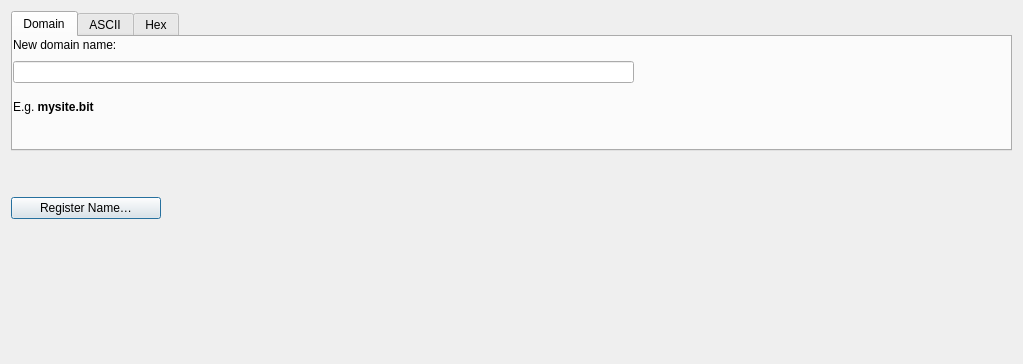
<?xml version="1.0" encoding="UTF-8"?>
<ui version="4.0">
 <class>BuyNamesPage</class>
 <widget class="QWidget" name="BuyNamesPage">
  <property name="geometry">
   <rect>
    <x>0</x>
    <y>0</y>
    <width>1023</width>
    <height>364</height>
   </rect>
  </property>
      <!--
  <layout class="QHBoxLayout" name="horizontalLayout">
   <item>
    <widget class="QFrame" name="frame2">
     <property name="sizePolicy">
      <sizepolicy hsizetype="Preferred" vsizetype="Expanding">
       <horstretch>0</horstretch>
       <verstretch>0</verstretch>
      </sizepolicy>
     </property>
     <property name="frameShape">
      <enum>QFrame::StyledPanel</enum>
     </property>
     <property name="frameShadow">
      <enum>QFrame::Sunken</enum>
     </property>
     -->
  <layout class="QVBoxLayout" name="verticalLayout">
   <item>
    <widget class="QTabWidget" name="tabWidget">
     <property name="minimumSize">
      <size>
       <width>0</width>
       <height>140</height>
      </size>
     </property>
     <property name="maximumSize">
      <size>
       <width>16777213</width>
       <height>150</height>
      </size>
     </property>
     <property name="currentIndex">
      <number>0</number>
     </property>
     <widget class="QWidget" name="domain_name">
      <attribute name="title">
       <string>Domain</string>
      </attribute>
      <widget class="QLabel" name="domainLabel">
       <property name="geometry">
        <rect>
         <x>0</x>
         <y>0</y>
         <width>211</width>
         <height>16</height>
        </rect>
       </property>
       <property name="sizePolicy">
        <sizepolicy hsizetype="Preferred" vsizetype="Maximum">
         <horstretch>0</horstretch>
         <verstretch>0</verstretch>
        </sizepolicy>
       </property>
       <property name="text">
        <string>New domain name:</string>
       </property>
       <property name="alignment">
        <set>Qt::AlignLeading|Qt::AlignLeft|Qt::AlignVCenter</set>
       </property>
        <property name="buddy">
         <cstring>registerName</cstring>
        </property>
      </widget>
      <widget class="QLabel" name="label_5">
       <property name="geometry">
        <rect>
         <x>0</x>
         <y>50</y>
         <width>1005</width>
         <height>41</height>
        </rect>
       </property>
       <property name="sizePolicy">
        <sizepolicy hsizetype="Preferred" vsizetype="Preferred">
         <horstretch>0</horstretch>
         <verstretch>0</verstretch>
        </sizepolicy>
       </property>
       <property name="text">
        <string>&lt;html&gt;&lt;head/&gt;&lt;body&gt;&lt;p&gt;E.g. &lt;span style=&quot; font-weight:600;&quot;&gt;mysite.bit&lt;/span&gt;&lt;/p&gt;&lt;/body&gt;&lt;/html&gt;</string>
       </property>
       <property name="textFormat">
        <enum>Qt::RichText</enum>
       </property>
       <property name="wordWrap">
        <bool>true</bool>
       </property>
       <property name="openExternalLinks">
        <bool>true</bool>
       </property>
      </widget>
      <widget class="QWidget" name="layoutWidget_3">
       <property name="geometry">
        <rect>
         <x>0</x>
         <y>20</y>
         <width>621</width>
         <height>31</height>
        </rect>
       </property>
       <layout class="QVBoxLayout" name="verticalLayout_3">
        <item>
         <widget class="QValidatedLineEdit" name="registerNameDomain">
          <property name="text">
           <string/>
          </property>
          <property name="placeholderText">
           <string/>
          </property>
        <property name="toolTip">
         <string>Enter a name to register it.</string>
        </property>
         </widget>
        </item>
       </layout>
      </widget>
     </widget>
     <widget class="QWidget" name="ASCII_name">
      <attribute name="title">
       <string>ASCII</string>
      </attribute>
      <widget class="QLabel" name="asciiLabel">
       <property name="geometry">
        <rect>
         <x>0</x>
         <y>0</y>
         <width>211</width>
         <height>16</height>
        </rect>
       </property>
       <property name="sizePolicy">
        <sizepolicy hsizetype="Preferred" vsizetype="Maximum">
         <horstretch>0</horstretch>
         <verstretch>0</verstretch>
        </sizepolicy>
       </property>
       <property name="text">
        <string>New ASCII name:</string>
       </property>
       <property name="alignment">
        <set>Qt::AlignLeading|Qt::AlignLeft|Qt::AlignVCenter</set>
        </property>
        <property name="buddy">
         <cstring>registerAsciiName</cstring>
        </property>
      </widget>
      <widget class="QLabel" name="label">
       <property name="geometry">
        <rect>
         <x>0</x>
         <y>50</y>
         <width>621</width>
         <height>61</height>
        </rect>
       </property>
       <property name="sizePolicy">
        <sizepolicy hsizetype="Preferred" vsizetype="Preferred">
         <horstretch>0</horstretch>
         <verstretch>0</verstretch>
        </sizepolicy>
       </property>
       <property name="text">
        <string>Use &lt;strong&gt;d/&lt;/strong&gt; prefix for domain names. E.g. &lt;strong&gt;d/mysite&lt;/strong&gt; will register &lt;strong&gt;mysite.bit&lt;/strong&gt;&lt;br&gt;See the &lt;a href=&quot;https://github.com/namecoin/proposals/blob/master/ifa-0001.md#keys&quot;&gt;Namecoin Domain Names specification&lt;/a&gt; for reference. Other prefixes can be used for miscellaneous purposes (not domain names).&lt;/p&gt;</string>
       </property>
       <property name="textFormat">
        <enum>Qt::RichText</enum>
       </property>
       <property name="wordWrap">
        <bool>true</bool>
       </property>
       <property name="openExternalLinks">
        <bool>true</bool>
       </property>
      </widget>
      <widget class="QWidget" name="layoutWidget">
       <property name="geometry">
        <rect>
         <x>0</x>
         <y>20</y>
         <width>621</width>
         <height>31</height>
        </rect>
       </property>
       <layout class="QVBoxLayout" name="verticalLayout_1">
        <item>
         <widget class="QValidatedLineEdit" name="registerNameAscii">
          <property name="text">
           <string>d/</string>
          </property>
          <property name="placeholderText">
           <string/>
       </property>
        <property name="toolTip">
         <string>Enter a name to register it.</string>
        </property>
         </widget>
        </item>
       </layout>
      </widget>
     </widget>
     <widget class="QWidget" name="hexadecimal_name">
      <attribute name="title">
       <string>Hex</string>
      </attribute>
      <widget class="QLabel" name="hexLabel">
       <property name="geometry">
        <rect>
         <x>0</x>
         <y>0</y>
         <width>211</width>
         <height>16</height>
        </rect>
       </property>
       <property name="sizePolicy">
        <sizepolicy hsizetype="Preferred" vsizetype="Maximum">
         <horstretch>0</horstretch>
         <verstretch>0</verstretch>
        </sizepolicy>
       </property>
       <property name="text">
        <string>New hex name:</string>
       </property>
       <property name="alignment">
        <set>Qt::AlignLeading|Qt::AlignLeft|Qt::AlignVCenter</set>
        </property>
        <property name="buddy">
         <cstring>registerHexName</cstring>
        </property>
      </widget>
      <widget class="QLabel" name="label_6">
       <property name="geometry">
        <rect>
         <x>0</x>
         <y>50</y>
         <width>1005</width>
         <height>41</height>
        </rect>
       </property>
       <property name="sizePolicy">
        <sizepolicy hsizetype="Preferred" vsizetype="Preferred">
         <horstretch>0</horstretch>
         <verstretch>0</verstretch>
        </sizepolicy>
       </property>
       <property name="text">
           <string>Hex names are only recommended for power users and developers.</string>
       </property>
       <property name="textFormat">
        <enum>Qt::PlainText</enum>
       </property>
       <property name="wordWrap">
        <bool>true</bool>
       </property>
      </widget>
      <widget class="QWidget" name="layoutWidget_2">
       <property name="geometry">
        <rect>
         <x>0</x>
         <y>20</y>
         <width>621</width>
         <height>31</height>
        </rect>
       </property>
       <layout class="QVBoxLayout" name="verticalLayout_2">
        <item>
         <widget class="QValidatedLineEdit" name="registerNameHex">
          <property name="text">
           <string>642f</string>
          </property>
          <property name="placeholderText">
           <string/>
       </property>
        <property name="toolTip">
         <string>Enter a name to register it.</string>
        </property>
         </widget>
        </item>
       </layout>
      </widget>
     </widget>
    </widget>
   </item>
   <item>
    <widget class="QLabel" name="previewLabel">
     <property name="sizePolicy">
      <sizepolicy hsizetype="Preferred" vsizetype="Preferred">
       <horstretch>0</horstretch>
       <verstretch>0</verstretch>
      </sizepolicy>
     </property>
     <property name="text">
      <string/>
     </property>
     <property name="textFormat">
      <enum>Qt::PlainText</enum>
     </property>
     <property name="wordWrap">
      <bool>true</bool>
     </property>
    </widget>
   </item>
   <item>
    <widget class="QLabel" name="statusLabel">
     <property name="sizePolicy">
      <sizepolicy hsizetype="Preferred" vsizetype="Preferred">
       <horstretch>0</horstretch>
       <verstretch>0</verstretch>
      </sizepolicy>
     </property>
     <property name="text">
      <string/>
     </property>
     <property name="textFormat">
      <enum>Qt::PlainText</enum>
     </property>
     <property name="wordWrap">
      <bool>true</bool>
     </property>
    </widget>
   </item>
   <item>
    <widget class="QPushButton" name="registerNameButton">
     <property name="sizePolicy">
      <sizepolicy hsizetype="Fixed" vsizetype="Fixed">
       <horstretch>0</horstretch>
       <verstretch>0</verstretch>
      </sizepolicy>
     </property>
     <property name="minimumSize">
      <size>
       <width>150</width>
       <height>0</height>
      </size>
     </property>
     <property name="toolTip">
      <string>Register the name.  You must have already pre-registered it.</string>
     </property>
     <property name="text">
      <string>Register Name…</string>
     </property>
     <property name="icon">
      <iconset>
       <normaloff>:/icons/send</normaloff>:/icons/send</iconset>
     </property>
     <property name="default">
      <bool>true</bool>
     </property>
    </widget>
   </item>
   <item>
    <spacer name="verticalSpacer">
     <property name="orientation">
      <enum>Qt::Vertical</enum>
     </property>
     <property name="sizeHint" stdset="0">
      <size>
       <width>20</width>
       <height>40</height>
      </size>
     </property>
    </spacer>
   </item>
  </layout>
       <!--
    </widget>
   </item>
  </layout>
  -->
 </widget>
 <customwidgets>
  <customwidget>
   <class>QValidatedLineEdit</class>
   <extends>QLineEdit</extends>
   <header>qt/qvalidatedlineedit.h</header>
  </customwidget>
 </customwidgets>
 <resources>
  <include location="../bitcoin.qrc"/>
 </resources>
 <connections/>
</ui>
